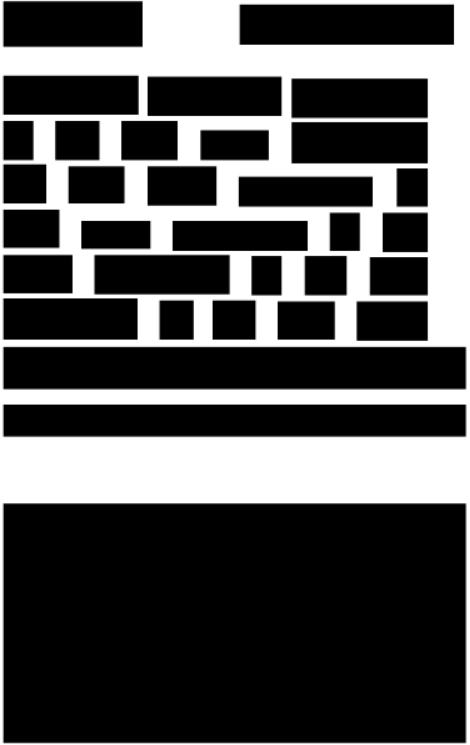
#> input picture samples/data/boxes.png, 470 x 745 px
$ python boxes_detect.py
#> lines starting #> are read from the running program, lines starting #| are printed output that depends on the picture; after the words box and inside, x2 and y2 are one past the last pixel; in counts of white or black regions, pixels touching at a corner belong together
import numpy as np
import cv2 as cv

img =  cv.imread('../data/boxes.png')
#> img is the input picture: shape (745, 470, 3); min 0, max 255, mean 81.8
gray = cv.cvtColor(img,cv.COLOR_BGR2GRAY)

thresh_inv = cv.threshold(gray, 0, 255, cv.THRESH_BINARY_INV+cv.THRESH_OTSU)[1]
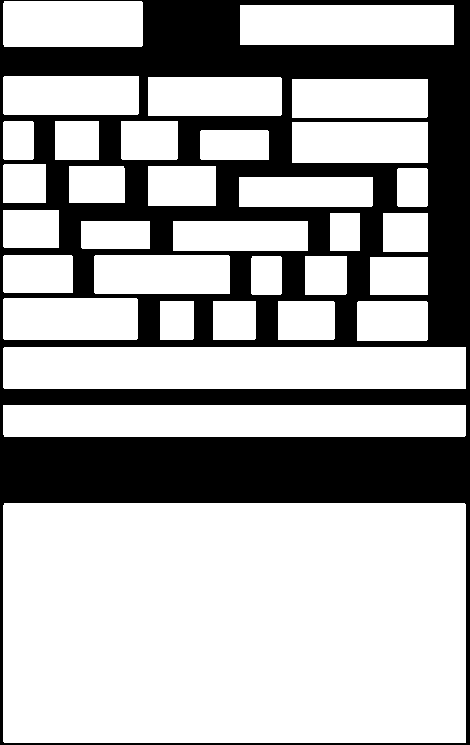
#> thresh_inv: shape (745, 470); 68.1% white; 1 black region

# Blur the image
blur = cv.GaussianBlur(thresh_inv,(1,1),0)

thresh = cv.threshold(blur, 0, 255, cv.THRESH_BINARY+cv.THRESH_OTSU)[1]

# find contours
contours = cv.findContours(thresh, cv.RETR_EXTERNAL, cv.CHAIN_APPROX_SIMPLE)[0]
#> contours = 33 contours; largest, box (x1, y1, x2, y2) and area: (3, 503, 466, 743) 110416, (3, 347, 466, 389) 18941, (3, 405, 466, 437) 14320, (240, 5, 454, 45) 8307, (3, 1, 143, 47) 6251
iCount = 0
mask = np.ones(img.shape[:2], dtype="uint8") * 255
for c in contours:
    # get the bounding rect
    iCount += 1
    x, y, w, h = cv.boundingRect(c)
    if w*h>1000:
        cv.rectangle(mask, (x, y), (x+w, y+h), (0, 0, 255), -1)
        cv.putText(mask, str(iCount), (x+5, y+13), cv.FONT_HERSHEY_SIMPLEX, 0.5, (255,255,255), 1)
#> this loop made 33 passes
#> (x, y, w, h) on passes 1, 2, 3, 4, 5, 6, 7, 8, 10, 11, 12, 13: (3, 503, 463, 240), (3, 405, 463, 32), (3, 347, 463, 42), (357, 301, 71, 40), (278, 301, 57, 39), (213, 301, 43, 39), (160, 301, 34, 39), (3, 298, 135, 42), (305, 256, 42, 39), (251, 256, 31, 39), (94, 255, 136, 39), (3, 255, 70, 38)
#> (c, x, y, w, h) on passes 9, 14, 16, 17, 21, 25: ([[370, 257], [370, 294], [427, 294], [427, 257]], 370, 257, 58, 38), ([[173, 221], [173, 250], [307, 250], [307, 221]], 173, 221, 135, 30), ([[383, 213], [383, 251], [427, 251], [427, 213]], 383, 213, 45, 39), ([[330, 213], [330, 250], [359, 250], [359, 213]], 330, 213, 30, 38), ([[148, 166], [148, 205], [215, 205], [215, 166]], 148, 166, 68, 40), ([[292, 122], [292, 162], [427, 162], [427, 122]], 292, 122, 136, 41)
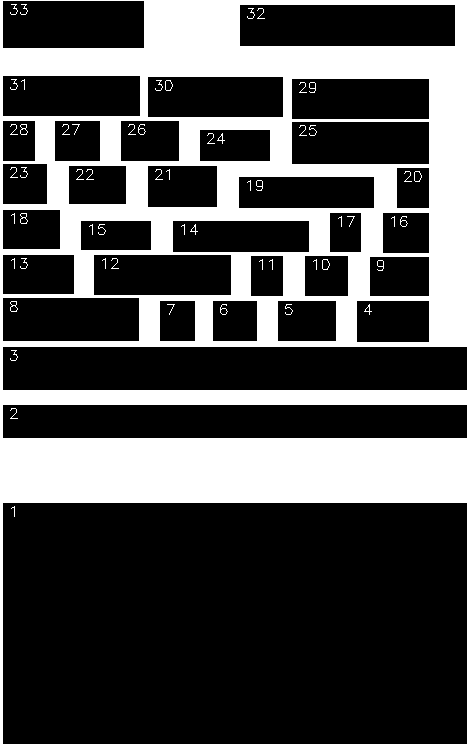
#> mask: shape (745, 470); 30.7% white; 58 white regions (17 under 20 px), largest, box (x1, y1, x2, y2) and area: (0, 0, 470, 745) 106368, (20, 124, 28, 135) 33, (20, 213, 28, 224) 33
#> after the loop, iCount = 33
        # cv.putText(mask, 'Fedex', (x, y+10), cv.FONT_HERSHEY_SIMPLEX, 0.1, (255,255,255), 2)

res_final = cv.bitwise_and(img, img, mask=cv.bitwise_not(mask))
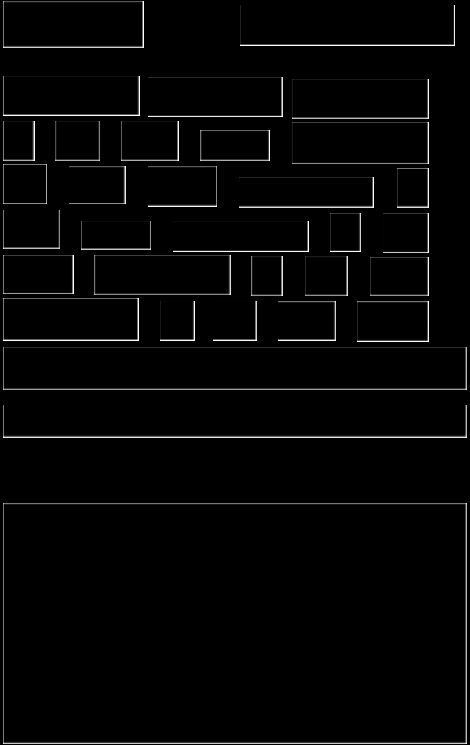
#> res_final: shape (745, 470, 3); min 0, max 255, mean 5.2

cv.imshow("boxes", mask)
txt = "final image "+str(iCount)
#> txt = 'final image 33'
cv.imshow(txt, res_final)
cv.waitKey(0)
cv.destroyAllWindows()
